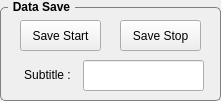
  <widget class="QGroupBox" name="GB_JointSelection_9">
   <property name="geometry">
    <rect>
     <x>16</x>
     <y>10</y>
     <width>221</width>
     <height>101</height>
    </rect>
   </property>
   <property name="font">
    <font>
     <weight>75</weight>
     <bold>true</bold>
    </font>
   </property>
   <property name="styleSheet">
    <string notr="true">QGroupBox {
    border: 1px solid gray;
    border-radius: 5px;
    margin-top: 7px;
}

QGroupBox::title {
    subcontrol-origin: margin;
    left: 8px;
    padding: 0 3px 0 3px;
}
</string>
   </property>
   <property name="title">
    <string>Data Save</string>
   </property>
   <widget class="QPushButton" name="BTN_SAVE_START">
    <property name="geometry">
     <rect>
      <x>20</x>
      <y>20</y>
      <width>81</width>
      <height>31</height>
     </rect>
    </property>
    <property name="text">
     <string>Save Start</string>
    </property>
   </widget>
   <widget class="QPushButton" name="BTN_SAVE_STOP">
    <property name="geometry">
     <rect>
      <x>120</x>
      <y>20</y>
      <width>81</width>
      <height>31</height>
     </rect>
    </property>
    <property name="text">
     <string>Save Stop</string>
    </property>
   </widget>
   <widget class="QLabel" name="label_31">
    <property name="geometry">
     <rect>
      <x>17</x>
      <y>65</y>
      <width>61</width>
      <height>20</height>
     </rect>
    </property>
    <property name="font">
     <font>
      <pointsize>9</pointsize>
     </font>
    </property>
    <property name="text">
     <string>Subtitle :</string>
    </property>
    <property name="alignment">
     <set>Qt::AlignCenter</set>
    </property>
   </widget>
   <widget class="QLineEdit" name="CON_SAVE_FILENAME">
    <property name="geometry">
     <rect>
      <x>83</x>
      <y>60</y>
      <width>121</width>
      <height>31</height>
     </rect>
    </property>
    <property name="text">
     <string/>
    </property>
    <property name="alignment">
     <set>Qt::AlignRight|Qt::AlignTrailing|Qt::AlignVCenter</set>
    </property>
   </widget>
  </widget>
